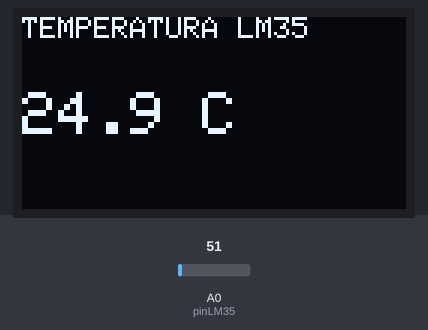
Recording of a sketch running on a simulated Arduino Uno, built with avr-gcc and run on an emulated ATmega328P. Parts: 128×64 one-colour display. Inputs (shaded band) come from the test bench; at power-on: A0 (pinLM35) = 51. What the sketch prints to the serial monitor is not drawn.

Above: at 2.2 s.
2.3 s: A0 (pinLM35) set to 61
At 4.0 s:
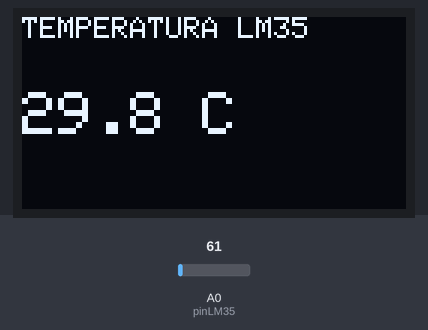
4.6 s: A0 (pinLM35) set to 71
At 6.3 s:
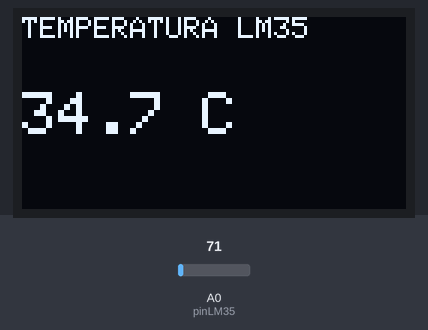
6.7 s: A0 (pinLM35) set to 86
At 8.5 s:
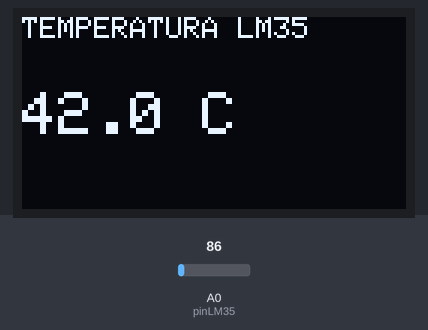
Timing chart, 0 to 10.0 s (numbered marks = the images above; inputs shaded):
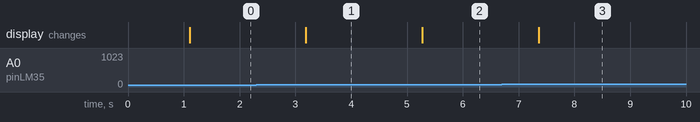

The sketch:

Labo3.ino
```cpp
#include <Wire.h>
#include <Adafruit_GFX.h>
#include <Adafruit_SH110X.h>

int pinLM35 = A0;
int dot = 1000;

#define OLED_WIDTH 128
#define OLED_HEIGHT 64
#define OLED_RESET -1

Adafruit_SH1106G display(OLED_WIDTH, OLED_HEIGHT, &Wire, OLED_RESET);

int lecturaLM35;
float voltaje;
float temperatura;

void setup() {

  Serial.begin(9600);

  if (!display.begin(0x3C, true)) {
    Serial.println("No se encontro la OLED");
    while (1);
  }

  display.clearDisplay();
  display.setTextColor(SH110X_WHITE);
  display.setTextSize(1);
  display.setCursor(0, 0);

  display.println("Sensor LM35");
  display.println("Iniciando...");
  display.display();

  delay(dot);
}

void loop() {

  lecturaLM35 = analogRead(pinLM35);

  voltaje = lecturaLM35 * (5.0 / 1023.0);

  temperatura = voltaje * 100.0;

  Serial.print("Lectura ADC: ");
  Serial.println(lecturaLM35);

  Serial.print("Voltaje: ");
  Serial.print(voltaje, 3);
  Serial.println(" V");

  Serial.print("Temperatura: ");
  Serial.print(temperatura, 1);
  Serial.println(" C");

  Serial.println("--------------------");

  display.clearDisplay();

  display.setTextSize(1);
  display.setCursor(0, 0);
  display.println("TEMPERATURA LM35");

  display.setTextSize(2);
  display.setCursor(0, 25);
  display.print(temperatura, 1);
  display.println(" C");

  display.display();

  delay(dot);
}
```

Measured:
- after the input at 2.3 s, the display: changes after 0.89 s (image 1)
- after the input at 4.6 s, the display: changes after 0.67 s (image 2)
- after the input at 6.7 s, the display: changes after 0.66 s (image 3)
